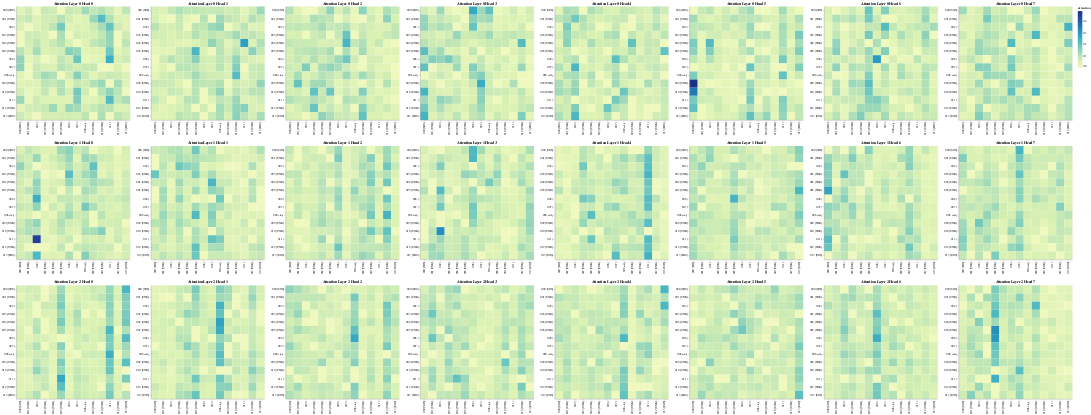

The code cell stored with this chart in its notebook:
### Code cell
layers = [0, 1, 2]
heads = [0, 1, 2, 3, 4, 5, 6, 7]

# self attention in encoder
create_attention_grid("encoder", layers, heads, encoder_input_tokens, encoder_input_tokens, min(20, sentence_len))
# create_attention_grid("encoder", layers, heads, encoder_input_tokens, decoder_input_tokens, min(20, sentence_len))

### Figure 1 — Vega-Lite specification as saved in the notebook (floating-point values rounded to 4 significant figures; data arrays with more than 128 entries replaced by an {"elided": "..."} marker saying what was removed)
{"config": {"view": {"continuousWidth": 300, "continuousHeight": 300}}, "vconcat": [{"hconcat": [{"data": {"name": "data-084b983064cac840552fcc62fe034890"}, "mark": {"type": "rect"}, "encoding": {"color": {"field": "attention", "type": "quantitative"}, "tooltip": [{"field": "i", "type": "quantitative"}, {"field": "j", "type": "quantitative"}, {"field": "attention", "type": "quantitative"}, {"field": "row_label", "type": "nominal"}, {"field": "col_label", "type": "nominal"}], "x": {"field": "col_label", "title": null, "type": "nominal"}, "y": {"field": "row_label", "title": null, "type": "nominal"}}, "height": 400, "name": "view_1", "title": "Attention Layer 0 Head 0", "width": 400}, {"data": {"name": "data-3934c8296ed3426bffdec5b4bb049922"}, "mark": {"type": "rect"}, "encoding": {"color": {"field": "attention", "type": "quantitative"}, "tooltip": [{"field": "i", "type": "quantitative"}, {"field": "j", "type": "quantitative"}, {"field": "attention", "type": "quantitative"}, {"field": "row_label", "type": "nominal"}, {"field": "col_label", "type": "nominal"}], "x": {"field": "col_label", "title": null, "type": "nominal"}, "y": {"field": "row_label", "title": null, "type": "nominal"}}, "height": 400, "name": "view_2", "title": "Attention Layer 0 Head 1", "width": 400}, {"data": {"name": "data-9711ea26c08ad67f840f018fe6dc9033"}, "mark": {"type": "rect"}, "encoding": {"color": {"field": "attention", "type": "quantitative"}, "tooltip": [{"field": "i", "type": "quantitative"}, {"field": "j", "type": "quantitative"}, {"field": "attention", "type": "quantitative"}, {"field": "row_label", "type": "nominal"}, {"field": "col_label", "type": "nominal"}], "x": {"field": "col_label", "title": null, "type": "nominal"}, "y": {"field": "row_label", "title": null, "type": "nominal"}}, "height": 400, "name": "view_3", "title": "Attention Layer 0 Head 2", "width": 400}, {"data": {"name": "data-0799b3518e34a0fc05753fd1ad9c9ac0"}, "mark": {"type": "rect"}, "encoding": {"color": {"field": "attention", "type": "quantitative"}, "tooltip": [{"field": "i", "type": "quantitative"}, {"field": "j", "type": "quantitative"}, {"field": "attention", "type": "quantitative"}, {"field": "row_label", "type": "nominal"}, {"field": "col_label", "type": "nominal"}], "x": {"field": "col_label", "title": null, "type": "nominal"}, "y": {"field": "row_label", "title": null, "type": "nominal"}}, "height": 400, "name": "view_4", "title": "Attention Layer 0 Head 3", "width": 400}, {"data": {"name": "data-34ae1ec36d0ad44b8913f3654db83cb4"}, "mark": {"type": "rect"}, "encoding": {"color": {"field": "attention", "type": "quantitative"}, "tooltip": [{"field": "i", "type": "quantitative"}, {"field": "j", "type": "quantitative"}, {"field": "attention", "type": "quantitative"}, {"field": "row_label", "type": "nominal"}, {"field": "col_label", "type": "nominal"}], "x": {"field": "col_label", "title": null, "type": "nominal"}, "y": {"field": "row_label", "title": null, "type": "nominal"}}, "height": 400, "name": "view_5", "title": "Attention Layer 0 Head 4", "width": 400}, {"data": {"name": "data-19468d08e038e3d19fab64e5096bb689"}, "mark": {"type": "rect"}, "encoding": {"color": {"field": "attention", "type": "quantitative"}, "tooltip": [{"field": "i", "type": "quantitative"}, {"field": "j", "type": "quantitative"}, {"field": "attention", "type": "quantitative"}, {"field": "row_label", "type": "nominal"}, {"field": "col_label", "type": "nominal"}], "x": {"field": "col_label", "title": null, "type": "nominal"}, "y": {"field": "row_label", "title": null, "type": "nominal"}}, "height": 400, "name": "view_6", "title": "Attention Layer 0 Head 5", "width": 400}, {"data": {"name": "data-6f4038ffd06e03ccb842e37be625dcc2"}, "mark": {"type": "rect"}, "encoding": {"color": {"field": "attention", "type": "quantitative"}, "tooltip": [{"field": "i", "type": "quantitative"}, {"field": "j", "type": "quantitative"}, {"field": "attention", "type": "quantitative"}, {"field": "row_label", "type": "nominal"}, {"field": "col_label", "type": "nominal"}], "x": {"field": "col_label", "title": null, "type": "nominal"}, "y": {"field": "row_label", "title": null, "type": "nominal"}}, "height": 400, "name": "view_7", "title": "Attention Layer 0 Head 6", "width": 400}, {"data": {"name": "data-a33a4b7bddf28c1b38ade1f2c7a105df"}, "mark": {"type": "rect"}, "encoding": {"color": {"field": "attention", "type": "quantitative"}, "tooltip": [{"field": "i", "type": "quantitative"}, {"field": "j", "type": "quantitative"}, {"field": "attention", "type": "quantitative"}, {"field": "row_label", "type": "nominal"}, {"field": "col_label", "type": "nominal"}], "x": {"field": "col_label", "title": null, "type": "nominal"}, "y": {"field": "row_label", "title": null, "type": "nominal"}}, "height": 400, "name": "view_8", "title": "Attention Layer 0 Head 7", "width": 400}]}, {"hconcat": [{"data": {"name": "data-fae477ceb08abad7028a52fd28b427e0"}, "mark": {"type": "rect"}, "encoding": {"color": {"field": "attention", "type": "quantitative"}, "tooltip": [{"field": "i", "type": "quantitative"}, {"field": "j", "type": "quantitative"}, {"field": "attention", "type": "quantitative"}, {"field": "row_label", "type": "nominal"}, {"field": "col_label", "type": "nominal"}], "x": {"field": "col_label", "title": null, "type": "nominal"}, "y": {"field": "row_label", "title": null, "type": "nominal"}}, "height": 400, "name": "view_9", "title": "Attention Layer 1 Head 0", "width": 400}, {"data": {"name": "data-d53239b27c868dd8b540886105feaf47"}, "mark": {"type": "rect"}, "encoding": {"color": {"field": "attention", "type": "quantitative"}, "tooltip": [{"field": "i", "type": "quantitative"}, {"field": "j", "type": "quantitative"}, {"field": "attention", "type": "quantitative"}, {"field": "row_label", "type": "nominal"}, {"field": "col_label", "type": "nominal"}], "x": {"field": "col_label", "title": null, "type": "nominal"}, "y": {"field": "row_label", "title": null, "type": "nominal"}}, "height": 400, "name": "view_10", "title": "Attention Layer 1 Head 1", "width": 400}, {"data": {"name": "data-862ac0b36e2e750f2adf0d198bfa9ac4"}, "mark": {"type": "rect"}, "encoding": {"color": {"field": "attention", "type": "quantitative"}, "tooltip": [{"field": "i", "type": "quantitative"}, {"field": "j", "type": "quantitative"}, {"field": "attention", "type": "quantitative"}, {"field": "row_label", "type": "nominal"}, {"field": "col_label", "type": "nominal"}], "x": {"field": "col_label", "title": null, "type": "nominal"}, "y": {"field": "row_label", "title": null, "type": "nominal"}}, "height": 400, "name": "view_11", "title": "Attention Layer 1 Head 2", "width": 400}, {"data": {"name": "data-027f5406eca5967da810a78202b6a09d"}, "mark": {"type": "rect"}, "encoding": {"color": {"field": "attention", "type": "quantitative"}, "tooltip": [{"field": "i", "type": "quantitative"}, {"field": "j", "type": "quantitative"}, {"field": "attention", "type": "quantitative"}, {"field": "row_label", "type": "nominal"}, {"field": "col_label", "type": "nominal"}], "x": {"field": "col_label", "title": null, "type": "nominal"}, "y": {"field": "row_label", "title": null, "type": "nominal"}}, "height": 400, "name": "view_12", "title": "Attention Layer 1 Head 3", "width": 400}, {"data": {"name": "data-0f80ac03cd48a0a4352ec93da61c21d5"}, "mark": {"type": "rect"}, "encoding": {"color": {"field": "attention", "type": "quantitative"}, "tooltip": [{"field": "i", "type": "quantitative"}, {"field": "j", "type": "quantitative"}, {"field": "attention", "type": "quantitative"}, {"field": "row_label", "type": "nominal"}, {"field": "col_label", "type": "nominal"}], "x": {"field": "col_label", "title": null, "type": "nominal"}, "y": {"field": "row_label", "title": null, "type": "nominal"}}, "height": 400, "name": "view_13", "title": "Attention Layer 1 Head 4", "width": 400}, {"data": {"name": "data-7d07587c1747cebb0160d0a3a6875f9f"}, "mark": {"type": "rect"}, "encoding": {"color": {"field": "attention", "type": "quantitative"}, "tooltip": [{"field": "i", "type": "quantitative"}, {"field": "j", "type": "quantitative"}, {"field": "attention", "type": "quantitative"}, {"field": "row_label", "type": "nominal"}, {"field": "col_label", "type": "nominal"}], "x": {"field": "col_label", "title": null, "type": "nominal"}, "y": {"field": "row_label", "title": null, "type": "nominal"}}, "height": 400, "name": "view_14", "title": "Attention Layer 1 Head 5", "width": 400}, {"data": {"name": "data-2727dbe5e11fe3aa9c8ed61fcda2c2be"}, "mark": {"type": "rect"}, "encoding": {"color": {"field": "attention", "type": "quantitative"}, "tooltip": [{"field": "i", "type": "quantitative"}, {"field": "j", "type": "quantitative"}, {"field": "attention", "type": "quantitative"}, {"field": "row_label", "type": "nominal"}, {"field": "col_label", "type": "nominal"}], "x": {"field": "col_label", "title": null, "type": "nominal"}, "y": {"field": "row_label", "title": null, "type": "nominal"}}, "height": 400, "name": "view_15", "title": "Attention Layer 1 Head 6", "width": 400}, {"data": {"name": "data-f5e208a39235642ffa87e2379031765b"}, "mark": {"type": "rect"}, "encoding": {"color": {"field": "attention", "type": "quantitative"}, "tooltip": [{"field": "i", "type": "quantitative"}, {"field": "j", "type": "quantitative"}, {"field": "attention", "type": "quantitative"}, {"field": "row_label", "type": "nominal"}, {"field": "col_label", "type": "nominal"}], "x": {"field": "col_label", "title": null, "type": "nominal"}, "y": {"field": "row_label", "title": null, "type": "nominal"}}, "height": 400, "name": "view_16", "title": "Attention Layer 1 Head 7", "width": 400}]}, {"hconcat": [{"data": {"name": "data-acb23662ea58fa3533c25775a6e258fb"}, "mark": {"type": "rect"}, "encoding": {"color": {"field": "attention", "type": "quantitative"}, "tooltip": [{"field": "i", "type": "quantitative"}, {"field": "j", "type": "quantitative"}, {"field": "attention", "type": "quantitative"}, {"field": "row_label", "type": "nominal"}, {"field": "col_label", "type": "nominal"}], "x": {"field": "col_label", "title": null, "type": "nominal"}, "y": {"field": "row_label", "title": null, "type": "nominal"}}, "height": 400, "name": "view_17", "title": "Attention Layer 2 Head 0", "width": 400}, {"data": {"name": "data-27c989fe7218f46f003e0a29e8d8236a"}, "mark": {"type": "rect"}, "encoding": {"color": {"field": "attention", "type": "quantitative"}, "tooltip": [{"field": "i", "type": "quantitative"}, {"field": "j", "type": "quantitative"}, {"field": "attention", "type": "quantitative"}, {"field": "row_label", "type": "nominal"}, {"field": "col_label", "type": "nominal"}], "x": {"field": "col_label", "title": null, "type": "nominal"}, "y": {"field": "row_label", "title": null, "type": "nominal"}}, "height": 400, "name": "view_18", "title": "Attention Layer 2 Head 1", "width": 400}, {"data": {"name": "data-60d2c0d663ccd9b488c9de802af15cc6"}, "mark": {"type": "rect"}, "encoding": {"color": {"field": "attention", "type": "quantitative"}, "tooltip": [{"field": "i", "type": "quantitative"}, {"field": "j", "type": "quantitative"}, {"field": "attention", "type": "quantitative"}, {"field": "row_label", "type": "nominal"}, {"field": "col_label", "type": "nominal"}], "x": {"field": "col_label", "title": null, "type": "nominal"}, "y": {"field": "row_label", "title": null, "type": "nominal"}}, "height": 400, "name": "view_19", "title": "Attention Layer 2 Head 2", "width": 400}, {"data": {"name": "data-246f686149e4e53b3e21410c91e3a936"}, "mark": {"type": "rect"}, "encoding": {"color": {"field": "attention", "type": "quantitative"}, "tooltip": [{"field": "i", "type": "quantitative"}, {"field": "j", "type": "quantitative"}, {"field": "attention", "type": "quantitative"}, {"field": "row_label", "type": "nominal"}, {"field": "col_label", "type": "nominal"}], "x": {"field": "col_label", "title": null, "type": "nominal"}, "y": {"field": "row_label", "title": null, "type": "nominal"}}, "height": 400, "name": "view_20", "title": "Attention Layer 2 Head 3", "width": 400}, {"data": {"name": "data-ef45f26b0324d6faf3d292d65323c2a8"}, "mark": {"type": "rect"}, "encoding": {"color": {"field": "attention", "type": "quantitative"}, "tooltip": [{"field": "i", "type": "quantitative"}, {"field": "j", "type": "quantitative"}, {"field": "attention", "type": "quantitative"}, {"field": "row_label", "type": "nominal"}, {"field": "col_label", "type": "nominal"}], "x": {"field": "col_label", "title": null, "type": "nominal"}, "y": {"field": "row_label", "title": null, "type": "nominal"}}, "height": 400, "name": "view_21", "title": "Attention Layer 2 Head 4", "width": 400}, {"data": {"name": "data-7a0bc8a77096063be825e4410720f3c5"}, "mark": {"type": "rect"}, "encoding": {"color": {"field": "attention", "type": "quantitative"}, "tooltip": [{"field": "i", "type": "quantitative"}, {"field": "j", "type": "quantitative"}, {"field": "attention", "type": "quantitative"}, {"field": "row_label", "type": "nominal"}, {"field": "col_label", "type": "nominal"}], "x": {"field": "col_label", "title": null, "type": "nominal"}, "y": {"field": "row_label", "title": null, "type": "nominal"}}, "height": 400, "name": "view_22", "title": "Attention Layer 2 Head 5", "width": 400}, {"data": {"name": "data-5f61618c6f35d229c497f2a3aed5c349"}, "mark": {"type": "rect"}, "encoding": {"color": {"field": "attention", "type": "quantitative"}, "tooltip": [{"field": "i", "type": "quantitative"}, {"field": "j", "type": "quantitative"}, {"field": "attention", "type": "quantitative"}, {"field": "row_label", "type": "nominal"}, {"field": "col_label", "type": "nominal"}], "x": {"field": "col_label", "title": null, "type": "nominal"}, "y": {"field": "row_label", "title": null, "type": "nominal"}}, "height": 400, "name": "view_23", "title": "Attention Layer 2 Head 6", "width": 400}, {"data": {"name": "data-954b313a6a9cc206ca22438c95e10f4c"}, "mark": {"type": "rect"}, "encoding": {"color": {"field": "attention", "type": "quantitative"}, "tooltip": [{"field": "i", "type": "quantitative"}, {"field": "j", "type": "quantitative"}, {"field": "attention", "type": "quantitative"}, {"field": "row_label", "type": "nominal"}, {"field": "col_label", "type": "nominal"}], "x": {"field": "col_label", "title": null, "type": "nominal"}, "y": {"field": "row_label", "title": null, "type": "nominal"}}, "height": 400, "name": "view_24", "title": "Attention Layer 2 Head 7", "width": 400}]}], "params": [{"name": "param_1", "select": {"type": "interval", "encodings": ["x", "y"]}, "bind": "scales", "views": ["view_1"]}, {"name": "param_2", "select": {"type": "interval", "encodings": ["x", "y"]}, "bind": "scales", "views": ["view_2"]}, {"name": "param_3", "select": {"type": "interval", "encodings": ["x", "y"]}, "bind": "scales", "views": ["view_3"]}, {"name": "param_4", "select": {"type": "interval", "encodings": ["x", "y"]}, "bind": "scales", "views": ["view_4"]}, {"name": "param_5", "select": {"type": "interval", "encodings": ["x", "y"]}, "bind": "scales", "views": ["view_5"]}, {"name": "param_6", "select": {"type": "interval", "encodings": ["x", "y"]}, "bind": "scales", "views": ["view_6"]}, {"name": "param_7", "select": {"type": "interval", "encodings": ["x", "y"]}, "bind": "scales", "views": ["view_7"]}, {"name": "param_8", "select": {"type": "interval", "encodings": ["x", "y"]}, "bind": "scales", "views": ["view_8"]}, {"name": "param_9", "select": {"type": "interval", "encodings": ["x", "y"]}, "bind": "scales", "views": ["view_9"]}, {"name": "param_10", "select": {"type": "interval", "encodings": ["x", "y"]}, "bind": "scales", "views": ["view_10"]}, {"name": "param_11", "select": {"type": "interval", "encodings": ["x", "y"]}, "bind": "scales", "views": ["view_11"]}, {"name": "param_12", "select": {"type": "interval", "encodings": ["x", "y"]}, "bind": "scales", "views": ["view_12"]}, {"name": "param_13", "select": {"type": "interval", "encodings": ["x", "y"]}, "bind": "scales", "views": ["view_13"]}, {"name": "param_14", "select": {"type": "interval", "encodings": ["x", "y"]}, "bind": "scales", "views": ["view_14"]}, {"name": "param_15", "select": {"type": "interval", "encodings": ["x", "y"]}, "bind": "scales", "views": ["view_15"]}, {"name": "param_16", "select": {"type": "interval", "encodings": ["x", "y"]}, "bind": "scales", "views": ["view_16"]}, {"name": "param_17", "select": {"type": "interval", "encodings": ["x", "y"]}, "bind": "scales", "views": ["view_17"]}, {"name": "param_18", "select": {"type": "interval", "encodings": ["x", "y"]}, "bind": "scales", "views": ["view_18"]}, {"name": "param_19", "select": {"type": "interval", "encodings": ["x", "y"]}, "bind": "scales", "views": ["view_19"]}, {"name": "param_20", "select": {"type": "interval", "encodings": ["x", "y"]}, "bind": "scales", "views": ["view_20"]}, {"name": "param_21", "select": {"type": "interval", "encodings": ["x", "y"]}, "bind": "scales", "views": ["view_21"]}, {"name": "param_22", "select": {"type": "interval", "encodings": ["x", "y"]}, "bind": "scales", "views": ["view_22"]}, {"name": "param_23", "select": {"type": "interval", "encodings": ["x", "y"]}, "bind": "scales", "views": ["view_23"]}, {"name": "param_24", "select": {"type": "interval", "encodings": ["x", "y"]}, "bind": "scales", "views": ["view_24"]}], "$schema": "https://vega.github.io/schema/vega-lite/v5.20.1.json", "datasets": {"data-084b983064cac840552fcc62fe034890": {"elided": "196 records"}, "data-3934c8296ed3426bffdec5b4bb049922": {"elided": "196 records"}, "data-9711ea26c08ad67f840f018fe6dc9033": {"elided": "196 records"}, "data-0799b3518e34a0fc05753fd1ad9c9ac0": {"elided": "196 records"}, "data-34ae1ec36d0ad44b8913f3654db83cb4": {"elided": "196 records"}, "data-19468d08e038e3d19fab64e5096bb689": {"elided": "196 records"}, "data-6f4038ffd06e03ccb842e37be625dcc2": {"elided": "196 records"}, "data-a33a4b7bddf28c1b38ade1f2c7a105df": {"elided": "196 records"}, "data-fae477ceb08abad7028a52fd28b427e0": {"elided": "196 records"}, "data-d53239b27c868dd8b540886105feaf47": {"elided": "196 records"}, "data-862ac0b36e2e750f2adf0d198bfa9ac4": {"elided": "196 records"}, "data-027f5406eca5967da810a78202b6a09d": {"elided": "196 records"}, "data-0f80ac03cd48a0a4352ec93da61c21d5": {"elided": "196 records"}, "data-7d07587c1747cebb0160d0a3a6875f9f": {"elided": "196 records"}, "data-2727dbe5e11fe3aa9c8ed61fcda2c2be": {"elided": "196 records"}, "data-f5e208a39235642ffa87e2379031765b": {"elided": "196 records"}, "data-acb23662ea58fa3533c25775a6e258fb": {"elided": "196 records"}, "data-27c989fe7218f46f003e0a29e8d8236a": {"elided": "196 records"}, "data-60d2c0d663ccd9b488c9de802af15cc6": {"elided": "196 records"}, "data-246f686149e4e53b3e21410c91e3a936": {"elided": "196 records"}, "data-ef45f26b0324d6faf3d292d65323c2a8": {"elided": "196 records"}, "data-7a0bc8a77096063be825e4410720f3c5": {"elided": "196 records"}, "data-5f61618c6f35d229c497f2a3aed5c349": {"elided": "196 records"}, "data-954b313a6a9cc206ca22438c95e10f4c": {"elided": "196 records"}}}
